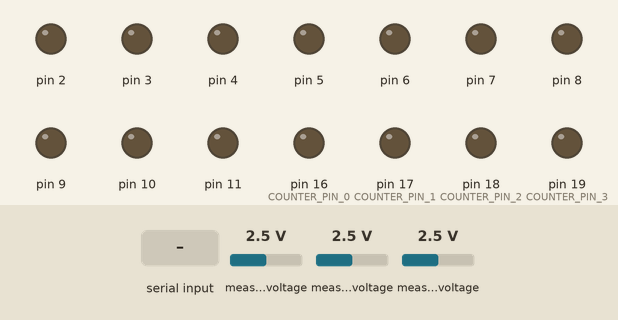
Simulated run of this sketch. Board: Arduino Mega 2560, built with avr-gcc and run on an emulated ATmega2560. Shown: output pins drawn as LEDs (lit = HIGH). Inputs (shaded band) come from the test bench; at power-on: measured voltage 2.5 V. What the sketch prints to the serial monitor is not drawn.

Above: at 1.2 s.
1.3 s: byte 30 received over Serial
At 3.0 s:
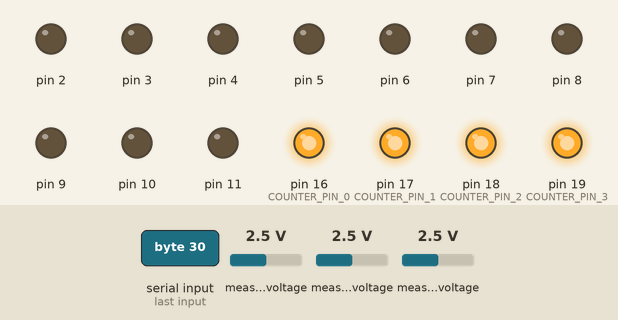
Timing chart, 0 to 4.5 s (numbered marks = the images above; inputs shaded):
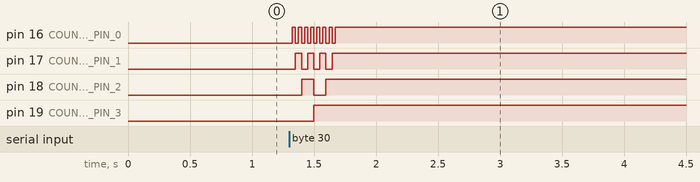

The sketch:

actual.ino
```cpp
/**
 * One byte communication protocol
 * -----------------------------
 * | Command bit |  Data bits  |
 * -----------------------------
 * |      1      |   1111111   |
 * -----------------------------
 *
 * READ  - 0 | Data bits unused
 * WRITE - 1 | bit 0-5 (pin number), bit 6 (0 - LOW, 1 - HIGH)
 */

#include <ADS1115_WE.h>
#include <Wire.h>

#define BAUD_RATE 9600    // 115200, 250000, 500000, 1000000, 2000000, 9600, 57600
#define WIRE_CLOCK 400000 // Set I2C clock to 400kHz. it is maximum for MEGA2560
#define I2C_ADDRESS 0x48

#define COMMAND_READ 0
#define COMMAND_WRITE 1

#define SPARE_PIN_0 13
#define SPARE_PIN_1 14
#define SPARE_PIN_2 15

#define COUNTER_PIN_0 16
#define COUNTER_PIN_1 17
#define COUNTER_PIN_2 18
#define COUNTER_PIN_3 19

#define NUMBER_OF_VOLTAGES_PER_CHANNEL 16
#define NUMBER_OF_VOLTAGE_CHANNELS 3
#define VOLTAGE_MULTIPLIER 5

#define FRAME_START 0xfd
#define FRAME_ESCAPE 0xfe
#define FRAME_END 0xff

#define READY_BYTE 0b10101010


bool ready = false;
ADS1115_WE adc = ADS1115_WE(I2C_ADDRESS);


bool isPinWritable(byte pin)
{
  return (2 <= pin && pin <= 13) || (22 <= pin <= 53);
}

float measureVoltage(ADS1115_MUX channel)
{
  adc.setCompareChannels(channel);
  adc.startSingleMeasurement();
  while (adc.isBusy())
  {
    // Do nothing
  }
  return adc.getResult_V() * VOLTAGE_MULTIPLIER; // use getResult_mV for millivolts
}

void setup()
{
  // set particular pins as outputs
  pinMode(COUNTER_PIN_0, OUTPUT);
  pinMode(COUNTER_PIN_1, OUTPUT);
  pinMode(COUNTER_PIN_2, OUTPUT);
  pinMode(COUNTER_PIN_3, OUTPUT);

  for (byte pin = 2; pin < 53; pin++)
  {
    if (isPinWritable(pin))
    {
      pinMode(pin, OUTPUT);
    }
  }

  Wire.begin();
  Wire.setClock(WIRE_CLOCK);
  Serial.begin(BAUD_RATE);
}

void loop()
{
  if (!ready)
  {
    Serial.write(READY_BYTE);
    ready = true;
  }

  if (Serial.available() > 0)
  {
    byte input = Serial.read();
    byte command = (input & 0b10000000) >> 7;
    switch (command)
    {
    case COMMAND_READ:
      read(input);
      break;
    case COMMAND_WRITE:
      write(input);
      break;
    }
  }
}

void read(byte input)
{
  byte numberOfVoltages = NUMBER_OF_VOLTAGES_PER_CHANNEL * NUMBER_OF_VOLTAGE_CHANNELS;
  float voltages[numberOfVoltages];
  for (byte i = 0; i < NUMBER_OF_VOLTAGES_PER_CHANNEL; i++)
  {
    digitalWrite(COUNTER_PIN_0, (i & 0b0001));
    digitalWrite(COUNTER_PIN_1, (i & 0b0010) >> 1);
    digitalWrite(COUNTER_PIN_2, (i & 0b0100) >> 2);
    digitalWrite(COUNTER_PIN_3, (i & 0b1000) >> 3);

#if NUMBER_OF_VOLTAGE_CHANNELS > 0
    voltages[i] = measureVoltage(ADS1115_COMP_0_GND);
#endif
#if NUMBER_OF_VOLTAGE_CHANNELS > 1
    voltages[i + 16] = measureVoltage(ADS1115_COMP_1_GND);
#endif
#if NUMBER_OF_VOLTAGE_CHANNELS > 2
    voltages[i + 32] = measureVoltage(ADS1115_COMP_2_GND);
#endif
#if NUMBER_OF_VOLTAGE_CHANNELS > 3
    voltages[i + 48] = measureVoltage(ADS1115_COMP_3_GND);
#endif
  }

  Serial.write(FRAME_START);
  for (byte i = 0; i < numberOfVoltages; i++)
  {
    float voltage = voltages[i];
    byte *bytes = (byte *)&voltage;

    for (byte j = 0; j < 4; j++)
    {
      byte quartal = bytes[j];
      if (quartal == FRAME_START || quartal == FRAME_ESCAPE || quartal == FRAME_END)
      {
        Serial.write(FRAME_ESCAPE);
      }
      Serial.write(quartal);
    }
  }
  Serial.write(FRAME_END);
}

void write(byte input)
{
  byte pin = (input & 0b01111110) >> 1;
  if (isPinWritable(pin))
  {
    byte val = (input & 0b00000001);
    digitalWrite(pin, val);
  }
}
```

Measured:
- after the input at 1.3 s, pin 16 (COUNTER_PIN_0): alternates HIGH for 0.02 s and LOW for 0.02 s, 15 changes in all, then stays HIGH, starting at once; pin 17 (COUNTER_PIN_1): alternates HIGH for 0.05 s and LOW for 0.05 s, 7 changes in all, then stays HIGH, starting after 0.05 s
